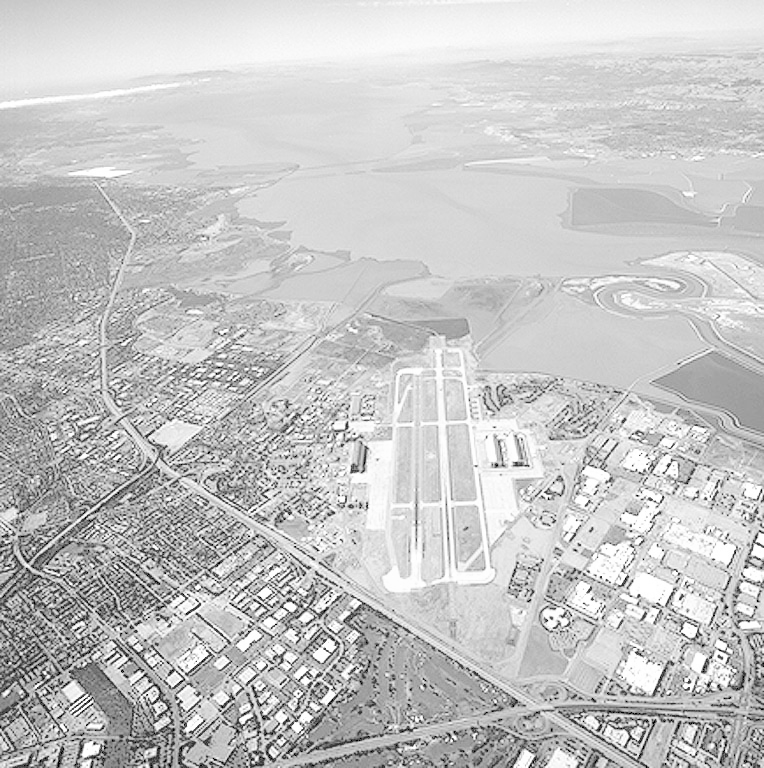
#> input picture Img_proc_hw2/aerialview-washedout.tif, 764 x 768 px
$ python Q3.py
#> lines starting #> are read from the running program, lines starting #| are printed output that depends on the picture
import cv2
import numpy as np

img1 = 'aerialview-washedout.tif'
img2 = 'einstein-low-contrast.tif'

# Read the image as GRAYSCALE
img1 = cv2.imread(img1, cv2.IMREAD_GRAYSCALE)
#> img1 is the input picture: shape (768, 764); min 0, max 255, mean 197.2
img2 = cv2.imread(img2, cv2.IMREAD_GRAYSCALE)
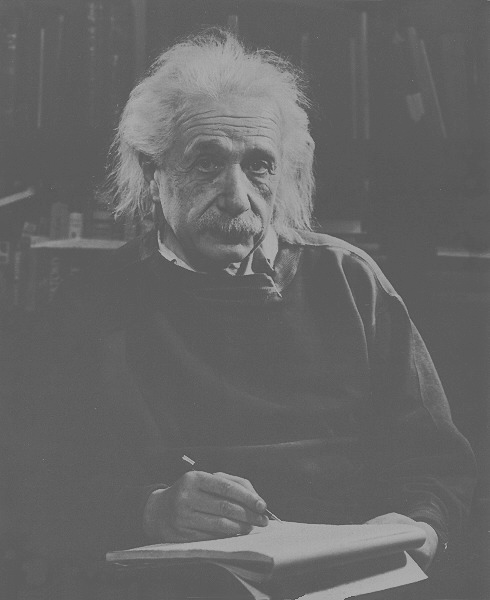
#> input picture Img_proc_hw2/einstein-low-contrast.tif, 490 x 600 px
#> img2 is the input picture: shape (600, 490); min 74, max 178, mean 102.4

def histogram(img):
   hist = [0.0]*256
   height, width = img.shape
   for i in range(height):
        for j in range(width):
            intensity = img[i, j]
            hist[intensity] += 1
   return hist

def normalization(cdf):
    return (cdf - np.min(cdf))*255 / (np.max(cdf) - np.min(cdf))

def global_HE(img):

    height, width = img.shape
    # Calculate the histogram
    hist = histogram(img)

    # Calculate the cumulative distribution function (CDF)
    cdf = np.zeros(256, dtype=int)
    cdf[0] = hist[0]
    for i in range(1, 256):
        cdf[i] = cdf[i-1] + hist[i]

    # Normalize the CDF
    cdf_norm = normalization(cdf)

    # Map intensity values using the normalized CDF
    eq_img = np.zeros_like(img)
    for i in range(height):
        for j in range(width):
            intensity = img[i, j]
            eq_img[i, j] = cdf_norm[intensity]

    return eq_img

cv2.imwrite('Q3/aerialview-washedout-fixed.tif', global_HE(img1))
#> after the loop in histogram, `for i in range(height):`: hist = 256 values, max 15128 at index 213, min 0 at index 1, mean 2292
#> after the loop in global_HE, `for i in range(1, 256):`: cdf = 256 values from 868 to 586752
#> in global_HE, `cdf_norm = normalization(cdf)`: cdf_norm = 256 values from 0 to 255
#> after the loop in global_HE, `for i in range(height):`:
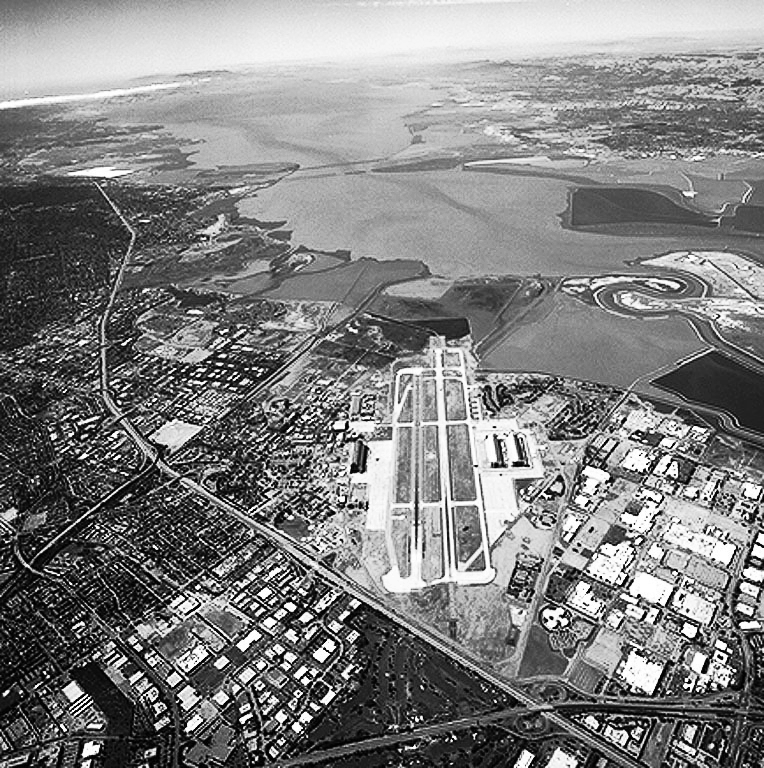
#> eq_img: shape (768, 764); min 0, max 255, mean 128.1
cv2.imwrite('Q3/einstein-low-contrast-fixed.tif', global_HE(img2))
#> in global_HE (call 2), `hist = histogram(img)`: hist = 256 values, max 42848 at index 95, min 0 at index 0, mean 1148.4
#> after the loop in global_HE (call 2), `for i in range(1, 256):`: cdf = 256 values from 0 to 294000
#> after the loop in global_HE (call 2), `for i in range(height):`:
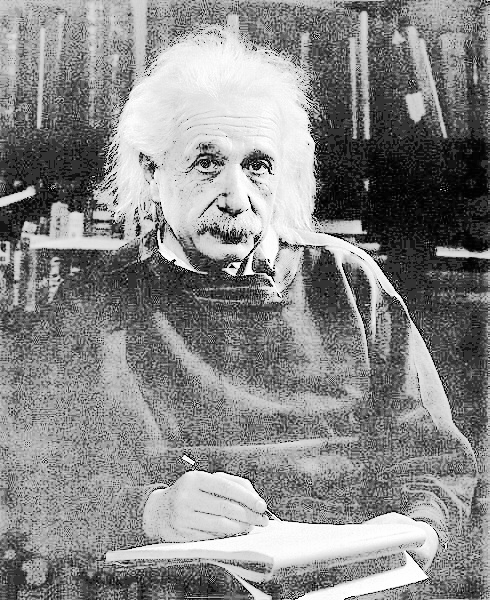
#> eq_img: shape (600, 490); min 0, max 255, mean 136.2
